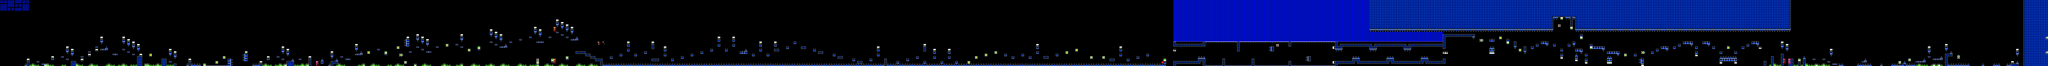

Below is a game level as drawn by its tile map, then a one-line description and the .tmx that defines it (tile-layer data replaced by summaries):
An orthogonal 836x27 tile map with 16x16 px tiles, 2 tile layers (SP, ...), 2 tilesets, 2 image layers.

<map version="1.10" tiledversion="1.11.2" orientation="orthogonal" renderorder="right-down" width="836" height="27" tilewidth="16" tileheight="16" infinite="0" nextlayerid="5" nextobjectid="1">
 <editorsettings>
  <chunksize width="16" height="27" />
  <export target="cantletgo.csv" format="csv" />
 </editorsettings>
 <tileset firstgid="1" name="famidash" tilewidth="16" tileheight="16" tilecount="256" columns="16">
  <image source="../../../GRAPHICS/famidash.bmp" width="256" height="256" />
 </tileset>
 <tileset firstgid="257" name="sprites" tilewidth="16" tileheight="16" tilecount="256" columns="16">
  <image source="../../../GRAPHICS/sprites.png" width="256" height="256" />
 </tileset>
 <imagelayer id="3" name="Image Layer 1" parallaxx="0.9" parallaxy="0.9" repeatx="1" repeaty="1">
  <image source="../../../GRAPHICS/Old/parallax Blue.bmp" width="144" height="72" />
 </imagelayer>
 <imagelayer id="4" name="Image Layer 2" offsetx="0" offsety="432" repeatx="1">
  <image source="../../../GRAPHICS/ground.bmp" width="64" height="128" />
 </imagelayer>
 <layer id="1" width="836" height="27" opacity="0.9">
  <data>[22572 cells, 5212 non-empty, 43 distinct tile ids]</data>
 </layer>
 <layer id="2" name="SP" width="836" height="27">
  <data>[22572 cells, 171 non-empty, 29 distinct tile ids]</data>
 </layer>
</map>
